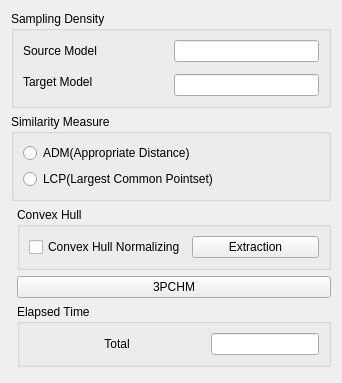
          <widget class="QWidget" name="Widget_3PCHM">
           <property name="geometry">
            <rect>
             <x>0</x>
             <y>0</y>
             <width>342</width>
             <height>383</height>
            </rect>
           </property>
           <attribute name="label">
            <string>3PCHM</string>
           </attribute>
           <layout class="QGridLayout" name="gridLayout_7">
            <item row="4" column="1">
             <widget class="QGroupBox" name="GroupBox_CHMTime">
              <property name="sizePolicy">
               <sizepolicy hsizetype="Preferred" vsizetype="Maximum">
                <horstretch>0</horstretch>
                <verstretch>0</verstretch>
               </sizepolicy>
              </property>
              <property name="title">
               <string>Elapsed Time</string>
              </property>
              <layout class="QGridLayout" name="gridLayout_10">
               <item row="0" column="0">
                <widget class="QLabel" name="Label_Time">
                 <property name="text">
                  <string>Total</string>
                 </property>
                 <property name="alignment">
                  <set>Qt::AlignCenter</set>
                 </property>
                </widget>
               </item>
               <item row="0" column="1">
                <widget class="QLineEdit" name="LineEdit_CHMTime">
                 <property name="sizePolicy">
                  <sizepolicy hsizetype="Maximum" vsizetype="Fixed">
                   <horstretch>0</horstretch>
                   <verstretch>0</verstretch>
                  </sizepolicy>
                 </property>
                 <property name="readOnly">
                  <bool>true</bool>
                 </property>
                </widget>
               </item>
              </layout>
             </widget>
            </item>
            <item row="1" column="0" colspan="2">
             <widget class="QGroupBox" name="GroupBox_SimilarityMeasure">
              <property name="sizePolicy">
               <sizepolicy hsizetype="Expanding" vsizetype="Maximum">
                <horstretch>0</horstretch>
                <verstretch>0</verstretch>
               </sizepolicy>
              </property>
              <property name="title">
               <string>Similarity Measure</string>
              </property>
              <layout class="QGridLayout" name="gridLayout_5">
               <item row="0" column="0">
                <widget class="QRadioButton" name="RadioButton_ADMMeasure">
                 <property name="text">
                  <string>ADM(Appropriate Distance)</string>
                 </property>
                </widget>
               </item>
               <item row="1" column="0">
                <widget class="QRadioButton" name="RadioButton_LCPMeasure">
                 <property name="text">
                  <string>LCP(Largest Common Pointset)</string>
                 </property>
                </widget>
               </item>
              </layout>
             </widget>
            </item>
            <item row="0" column="0" colspan="2">
             <widget class="QGroupBox" name="GroupBox_SamplingDensity">
              <property name="sizePolicy">
               <sizepolicy hsizetype="Expanding" vsizetype="Maximum">
                <horstretch>0</horstretch>
                <verstretch>0</verstretch>
               </sizepolicy>
              </property>
              <property name="title">
               <string>Sampling Density</string>
              </property>
              <layout class="QGridLayout" name="Layout_SamplingDensity">
               <item row="0" column="1">
                <widget class="QLineEdit" name="LineEdit_SourceSD"/>
               </item>
               <item row="4" column="1">
                <widget class="QLineEdit" name="LineEdit_TargetSD"/>
               </item>
               <item row="0" column="0">
                <widget class="QLabel" name="Label_SourceSD">
                 <property name="sizePolicy">
                  <sizepolicy hsizetype="Expanding" vsizetype="Expanding">
                   <horstretch>0</horstretch>
                   <verstretch>0</verstretch>
                  </sizepolicy>
                 </property>
                 <property name="text">
                  <string>Source Model</string>
                 </property>
                </widget>
               </item>
               <item row="3" column="0" rowspan="2">
                <widget class="QLabel" name="Label_TargetSD">
                 <property name="text">
                  <string>Target Model</string>
                 </property>
                </widget>
               </item>
              </layout>
             </widget>
            </item>
            <item row="3" column="1">
             <widget class="QPushButton" name="PushButton_3PCHM">
              <property name="sizePolicy">
               <sizepolicy hsizetype="Expanding" vsizetype="Maximum">
                <horstretch>0</horstretch>
                <verstretch>0</verstretch>
               </sizepolicy>
              </property>
              <property name="text">
               <string>3PCHM</string>
              </property>
             </widget>
            </item>
            <item row="2" column="1">
             <widget class="QGroupBox" name="GroupBox_ConvexHull">
              <property name="sizePolicy">
               <sizepolicy hsizetype="Expanding" vsizetype="Maximum">
                <horstretch>0</horstretch>
                <verstretch>0</verstretch>
               </sizepolicy>
              </property>
              <property name="title">
               <string>Convex Hull</string>
              </property>
              <layout class="QGridLayout" name="gridLayout_6">
               <item row="0" column="0">
                <widget class="QCheckBox" name="CheckBox_ConvexHullNormalizing">
                 <property name="text">
                  <string>Convex Hull Normalizing</string>
                 </property>
                </widget>
               </item>
               <item row="0" column="1">
                <widget class="QPushButton" name="PushButton_ConvexHull">
                 <property name="sizePolicy">
                  <sizepolicy hsizetype="Expanding" vsizetype="Fixed">
                   <horstretch>0</horstretch>
                   <verstretch>0</verstretch>
                  </sizepolicy>
                 </property>
                 <property name="text">
                  <string>Extraction</string>
                 </property>
                </widget>
               </item>
              </layout>
             </widget>
            </item>
           </layout>
          </widget>
